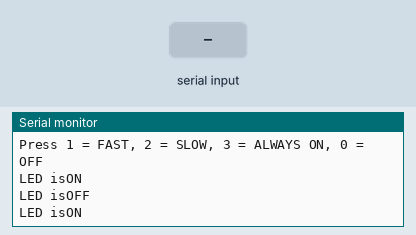
Recording of a sketch running on a simulated Arduino Uno, built with avr-gcc and run on an emulated ATmega328P. Shown: the last lines printed to the serial monitor. The test bench sets the inputs (shaded band).

Above: at 1.2 s.
1.3 s: "1" received over Serial
At 1.46 s:
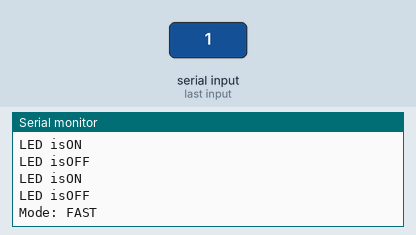
2.8 s: "2" received over Serial
At 3.5 s:
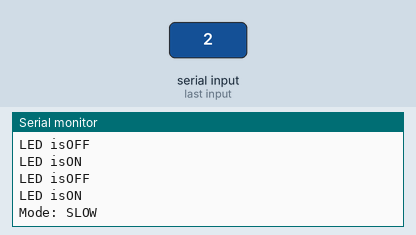
4.3 s: "3" received over Serial
At 5.2 s:
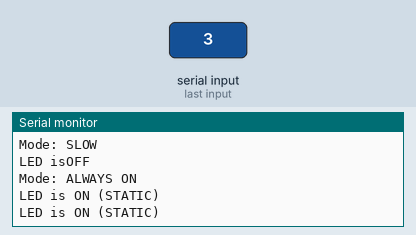
5.8 s: "0" received over Serial
At 6.4 s:
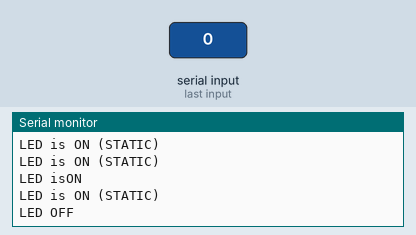

Measured:
- after the input at 1.3 s, the serial monitor: prints a new line at once (image 1)
- after the input at 2.8 s, the serial monitor: prints a new line at once (image 2)
- after the input at 4.3 s, the serial monitor: prints a new line at once (image 3)
- after the input at 5.8 s, the serial monitor: prints a new line at once (image 4)

The sketch:

smart-led-modes.ino
```cpp
#include <Arduino.h>

//Timing intervals
unsigned long fastInterval = 300;
unsigned long slowInterval = 1000;

//Variables
unsigned long previousTime = 0;
unsigned long currentInterval = fastInterval;


bool ledState = false;
bool systemOn = true;
bool alwaysOn = false;

void setup() {
  Serial.begin(9600);
  Serial.println("Smart LED Controller Started");
  Serial.println("Press 1 = FAST, 2 = SLOW, 3 = ALWAYS ON, 0 = OFF");
}


void loop() {
  unsigned long currentMillis = millis();

  //  HANDLE USER INPUT
  if(Serial.available() > 0) {
    char input = Serial.read();

    if (input == '1') {
      currentInterval = fastInterval;
      systemOn = true;
      Serial.println("Mode: FAST");
    }
    else if (input == '2') {
      currentInterval = slowInterval;
      systemOn = true;
      Serial.println("Mode: SLOW");
    }
    else if (input == '3') {
      alwaysOn = true;
      systemOn = true;
      Serial.println("Mode: ALWAYS ON ");
    }
     else if (input == '0') {
      systemOn = false;
      Serial.println("LED OFF");
    }
  }
   //ALWAYS ON MODE (no blinking)
   if (alwaysOn && systemOn) {
    Serial.println("LED is ON (STATIC)");
    delay(500); // small delay to avoid spam
   }

  //  NON-BLOCKING LED CONTROL
  if (systemOn && (currentMillis - previousTime >= currentInterval)) {
    previousTime = currentMillis;
    ledState = !ledState;

    Serial.print("LED is");
    Serial.println(ledState ? "ON" : "OFF");
  }

}
```
